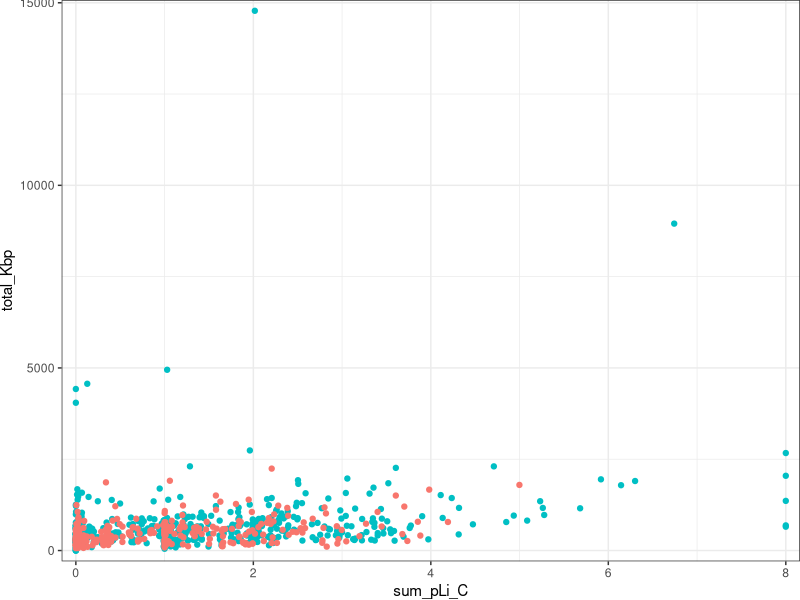
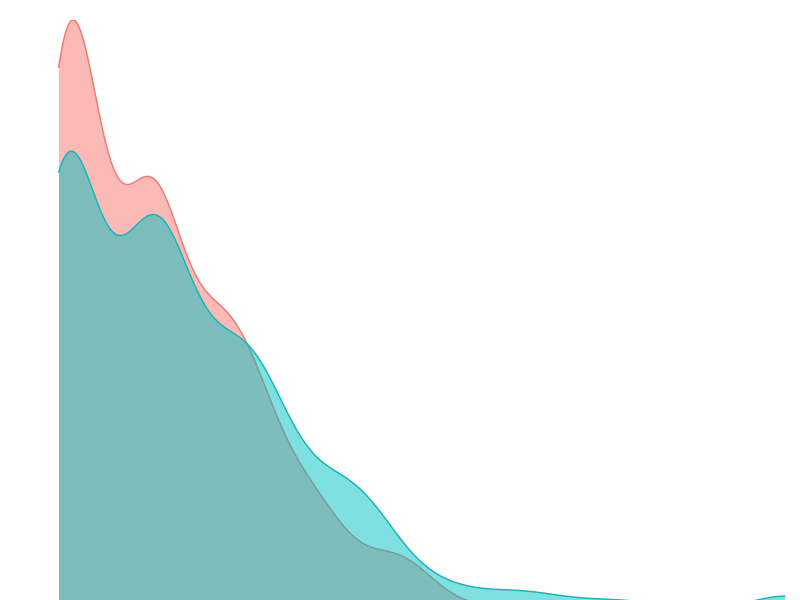
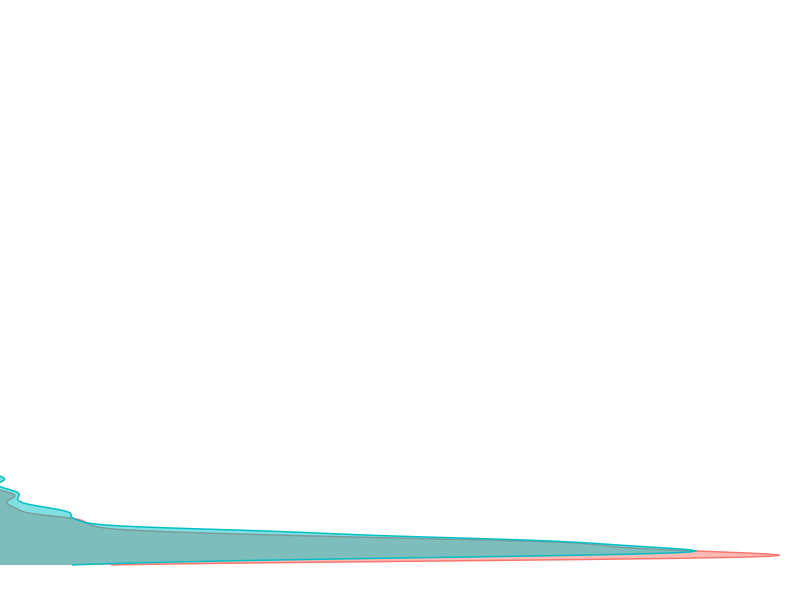

These figures' R source, in order: (Note: this script raises an error after producing the figures.)


#################################################################################
#
# Test script for the CNV analysis
#
################################################################################

#Paul Thompson, created 09-05-2018

CNV_dat<-read.table('SLIC_df.txt',header=TRUE,stringsAsFactors=FALSE)

##################################################################################
#Loads required packages.

library(ggplot2)
library(gridExtra)
library(ggpubr)
library(scales)
require(sandwich)
require(msm)

##############################################################################

#Function borrowed and adapted from the 'scales' package. This applies the censoring to the two potentially interesting variables.

censor_PT<-function (x, limit = 7, only.finite = TRUE) 
{
  force(range)
  finite <- if (only.finite) 
    is.finite(x)
  else TRUE
  x[finite & x > limit] <- limit+1
  x
}

CNV_dat$sum_pLi_C<-censor_PT(CNV_dat$sum_pLi,limit=7,only.finite = F)
#CNV_dat$total_Kbp_C<-censor_PT(CNV_dat$total_Kbp,limit=3000,only.finite = F)

#-----------------------------------------------------------------------------#

# Scatter plot with marginal histograms 

p1 <- ggplot(CNV_dat,aes(x=sum_pLi_C,y=total_Kbp,colour=factor(Group))) + geom_point() +
  scale_x_continuous(expand=c(0.02,0)) +
  scale_y_continuous(expand=c(0.02,0)) +
  theme_bw() +
  theme(legend.position="none",plot.margin=unit(c(0,0,0,0),"points"))

theme0 <- function(...) theme( legend.position = "none",
                               panel.background = element_blank(),
                               panel.grid.major = element_blank(),
                               panel.grid.minor = element_blank(),
                               panel.margin = unit(0,"null"),
                               axis.ticks = element_blank(),
                               axis.text.x = element_blank(),
                               axis.text.y = element_blank(),
                               axis.title.x = element_blank(),
                               axis.title.y = element_blank(),
                               axis.ticks.length = unit(0,"null"),
                               axis.ticks.margin = unit(0,"null"),
                               panel.border=element_rect(color=NA),...)

p2 <- ggplot(CNV_dat,aes(x=sum_pLi_C,colour=factor(Group),fill=factor(Group))) + 
  geom_density(alpha=0.5) + 
  scale_x_continuous(breaks=NULL,expand=c(0.02,0)) +
  scale_y_continuous(breaks=NULL,expand=c(0.00,0)) +
  theme_bw() +
  theme0(plot.margin = unit(c(1,0,-0.48,2.2),"lines")) 

p3 <- ggplot(CNV_dat,aes(x=total_Kbp,colour=factor(Group),fill=factor(Group))) + 
  geom_density(alpha=0.5) + 
  coord_flip()  + 
  scale_x_continuous(labels = NULL,breaks=NULL,expand=c(0.02,0)) +
  scale_y_continuous(labels = NULL,breaks=NULL,expand=c(0.00,0)) +
  theme_bw() +
  theme0(plot.margin = unit(c(0,1,1.2,-0.48),"lines"))

mylegend<-g_legend(p1)

grid.arrange(arrangeGrob(p2,ncol=2,widths=c(3,1)),
             arrangeGrob(p1,p3,ncol=2,widths=c(3,1)),
             heights=c(1,3))

##############################################################################
#Merge the phenotype data to the CNV data

CNV_Mdata<-merge(CNV_dat,SLI_pheno_dat,by="id")

##############################################################################

#Histogram of the phenotype of interest. Should be roughly normal with a longer tail and truncated at zero.

gplot(SLI_pheno_dat,aes(x=global_neurodev_rating)) + geom_histogram(aes(y =..density..), 
                                                                    col="darkblue", 
                                                                    fill="blue", 
                                                                    alpha = .2) + 
  geom_density(alpha=0.5)+theme_bw()

##############################################################################

#Multiple testing: Wilcoxon sum rank test with Bonferroni correction.

BF_correct_alpha<-0.05/3

w1<-wilcox.test(total_cnvs~Group,data=CNV_dat,conf.int=TRUE)
print(list(p.value=w1$p.value,corrected.alpha=BF_correct_alpha,res=w1$p.value<=BF_correct_alpha))

w2<-wilcox.test(total_Kbp~Group,data=CNV_dat,conf.int=TRUE)
print(list(p.value=w2$p.value,corrected.alpha=BF_correct_alpha,res=w2$p.value<=BF_correct_alpha))

w3<-wilcox.test(sum_pLi_C~Group,data=CNV_dat,conf.int=TRUE)
print(list(p.value=w3$p.value,corrected.alpha=BF_correct_alpha,res=w3$p.value<=BF_correct_alpha))

#-----------------------------------------------------------------------------#

#Poisson regression as the dependent variable is a count. This will naturally allow for the lower bound of zero.

#reference for analysis: https://stats.idre.ucla.edu/r/dae/poisson-regression/

summary(m1 <- glm(global_neurodev_rating ~ sum_pLi_C + Group, family="poisson", data=CNV_Mdata))

#-----------------------------------------------------------------------------#
#check the assumption that mean and variance ar roughly equal. If not, we can use robust estimates. I think thi will make little difference in our case but included for completeness.

cov.m1 <- vcovHC(m1, type="HC0")
std.err <- sqrt(diag(cov.m1))
r.est <- cbind(Estimate= coef(m1), "Robust SE" = std.err,
               "Pr(>|z|)" = 2 * pnorm(abs(coef(m1)/std.err), lower.tail=FALSE),
               LL = coef(m1) - 1.96 * std.err,
               UL = coef(m1) + 1.96 * std.err)

r.est
#-----------------------------------------------------------------------------#

#test the effect of dropping group. We hope that this is significant!
m2 <- update(m1, . ~ . - Group)
## test model differences with chi square test
anova(m2, m1, test="Chisq")
